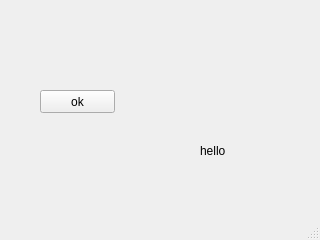
<?xml version="1.0" encoding="UTF-8"?>
<ui version="4.0">
 <class>MainWindow</class>
 <widget class="QMainWindow" name="MainWindow">
  <property name="geometry">
   <rect>
    <x>0</x>
    <y>0</y>
    <width>320</width>
    <height>240</height>
   </rect>
  </property>
  <property name="windowTitle">
   <string>Ex01-bouton.ui</string>
  </property>
  <widget class="QWidget" name="centralwidget">
   <widget class="QPushButton" name="PushButton">
    <property name="geometry">
     <rect>
      <x>40</x>
      <y>90</y>
      <width>75</width>
      <height>23</height>
     </rect>
    </property>
    <property name="text">
     <string>ok</string>
    </property>
   </widget>
   <widget class="QLabel" name="label">
    <property name="geometry">
     <rect>
      <x>200</x>
      <y>140</y>
      <width>81</width>
      <height>21</height>
     </rect>
    </property>
    <property name="text">
     <string>hello</string>
    </property>
   </widget>
  </widget>
  <widget class="QMenuBar" name="menubar">
   <property name="geometry">
    <rect>
     <x>0</x>
     <y>0</y>
     <width>320</width>
     <height>21</height>
    </rect>
   </property>
  </widget>
  <widget class="QStatusBar" name="statusbar"/>
 </widget>
 <resources/>
 <connections/>
</ui>
